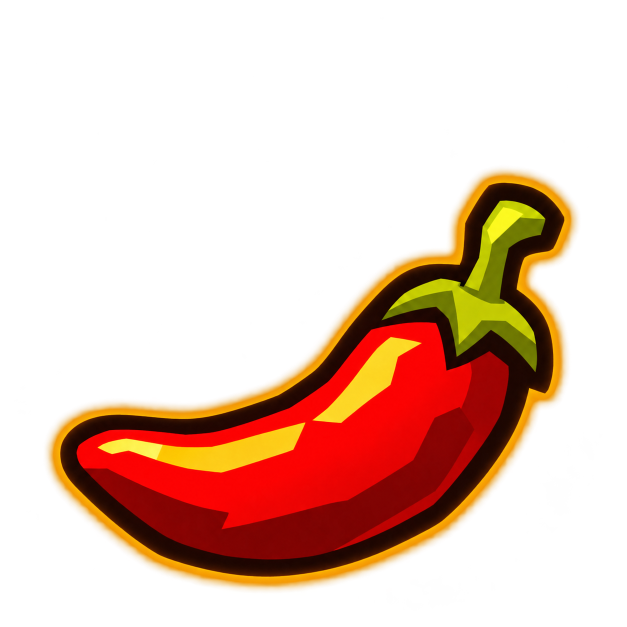
#> input picture mayhem_heat/art/chili/chili_cold.png, 1254 x 1254 px (shown at 1/2 size); its folder holds 5 pictures in this run
$ python make_heat_art.py chili/chili_flame_1.png
#> lines starting #> are read from the running program, lines starting #| are printed output that depends on the picture
#> in main, `atlas = Image.new("RGBA", (AW, AH), (0, 0, 0, 0))`: atlas: PIL image 1024x512 RGBA; every value is 0
"""make_heat_art.py - builds the [mayhem_heat] HUD art: heat_icons.png, an RGBA atlas (straight alpha) embedded in
TODGameplay.dll as the resource HEAT_ICONS, and heat_glyphs.h (the atlas layout for the DLL).

The chili icons are generated art supplied for this mod (art/chili/: chili_cold.png and chili_flame_1..5.png, 1254 x 1254
RGBA, made with an image generator; the prompts are not included). This
script only scales, darkens and shadows them. The edge ring and the label figures are drawn here from code; no game art
is copied.

Layout (1024 x 512):
  y   0..159  six icon cells of CELL x CELL (160) px at x = 160 * i:
                i = 0      cold: the no-flame chili darkened (greyscale, brightness x0.42, alpha x0.75)
                i = 1..5   lit:  the chili with flame level i (slot k of the arc always shows flame k)
              In each cell the FULL square source art is ICON (128) px, inset PAD (16) px, so the soft drop shadow
              (offset 8, 10 px, blur 6, alpha 0.55 at this size = 4, 5 / 3 px for a 64 px icon at 1080p) is not clipped.
              The pepper sits at the same place in every variant (only the flame grows); its centre in the square is
              written to heat_glyphs.h (HEAT_PEPPER_U / _V) so the DLL can put the pepper on the slot centre.
  x 0..255, y 160..415  edge ring - 256 x 256 in the radar texture's UV space (radar.BMP is 128 x 128): a soft ring on the
              disc's rim (centre 0.504 / 0.516, rim radius 0.435: numbers measured from radar.BMP, the art itself is not
              used), white; the DLL colours it red / dark for the top-heat pulse
  x 256..507, y 160..287  the score multiplier label figures "x0123456789." (off by default,
              [mayhem_heat] score_label = 0): two rows of six 42 x 64 cells, bold italic cream-to-gold figures with a dark
              outline, drawn from Windows' Arial Black (rendered, then shaded)

The scaled art gets a mild unsharp mask (60 %, 1 px). The DLL premultiplies the atlas and builds the mip chain itself (box filter in premultiplied space); every downscale here
is done in premultiplied space too, so edges do not fringe.

usage: python -I make_heat_art.py [--preview out.png]   (Pillow + numpy)
"""
import os, sys
import numpy as np
from PIL import Image, ImageFilter

HERE = os.path.dirname(os.path.abspath(__file__))
SRC = os.path.join(HERE, "chili")
OUT = os.path.join(HERE, "heat_icons.png")
HDR = os.path.join(HERE, "heat_glyphs.h")
AW, AH = 1024, 512
CELL, ICON = 160, 128
PAD = (CELL - ICON) // 2
RING_X, RING_Y = 0, 160
GX0, GY0 = 256, 160
# the darkened cold chili and the drop shadow (the numbers picked on the mockup, for a 64 px icon)
COLD_BRIGHT, COLD_ALPHA = 0.42, 0.75
SH_DX, SH_DY, SH_BLUR, SH_ALPHA = 4.0, 5.0, 3.0, 0.55
SH_K = ICON / 64.0
SHARPEN = 60                # unsharp mask percent on the scaled art (radius 1 px)


def premul_resize(img, size):
    a = np.asarray(img.convert("RGBA")).astype(np.float32)
    pm = a.copy(); pm[..., :3] *= a[..., 3:4] / 255.0
    pm_img = Image.fromarray(np.clip(pm + 0.5, 0, 255).astype(np.uint8), "RGBA")
    s = np.asarray(pm_img.resize(size, Image.LANCZOS)).astype(np.float32)
    return s                                             # premultiplied float, 0..255


def unpremul(pm):
    al = pm[..., 3:4]
    rgb = np.where(al > 0, pm[..., :3] * 255.0 / np.maximum(al, 1e-3), 0)
    return Image.fromarray(np.dstack([np.clip(rgb + 0.5, 0, 255), np.clip(pm[..., 3:4] + 0.5, 0, 255)]).astype(np.uint8), "RGBA")


def load_src(name):
#> called with name = 'chili_cold.png'
    im = Image.open(os.path.join(SRC, name)).convert("RGBA")
#> im is the input picture: PIL image 1254x1254 RGBA; mean R, G, B, A 52.7, 18.8, 0.9, 69.3
    a = np.asarray(im).astype(np.float32)
    # the generator leaves faint speckle (alpha 1..5) over the empty canvas: clear it with a soft knee
    al = a[..., 3]
    a[..., 3] = np.clip((al - 4.0) * (255.0 / 251.0), 0, 255)
    return Image.fromarray(np.clip(a, 0, 255).astype(np.uint8), "RGBA")


def cell(name, cold):
    """one CELL x CELL icon: the source square at ICON px, inset PAD, over its drop shadow (premultiplied float)"""
    pm = premul_resize(load_src(name), (ICON, ICON))
    # a mild unsharp mask: the HUD shows the cell at about half this size (mip 1, box filtered), which softens it
    img = Image.fromarray(np.clip(pm + 0.5, 0, 255).astype(np.uint8), "RGBA")
    pm = np.asarray(img.filter(ImageFilter.UnsharpMask(radius=1.0, percent=SHARPEN, threshold=0))).astype(np.float32)
#> pm: shape (128, 128, 4) float32
    pm[..., :3] = np.minimum(pm[..., :3], pm[..., 3:4])     # still a valid premultiplied colour
#> pm: shape (128, 128, 4) float32; mean R, G, B, A 44, 14.9, 0.9, 68.8
    if cold:
        rgb = pm[..., :3]
        grey = rgb[..., 0:1] * 0.299 + rgb[..., 1:2] * 0.587 + rgb[..., 2:3] * 0.114
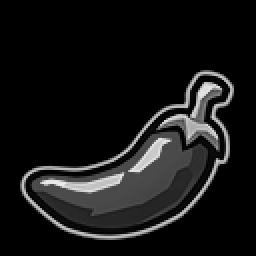
#> grey: shape (128, 128, 1) float32 (shown 2 times larger); min 0, max 236.7, mean 22
        pm = np.dstack([np.repeat(grey, 3, -1) * COLD_BRIGHT, pm[..., 3:4]]) * COLD_ALPHA
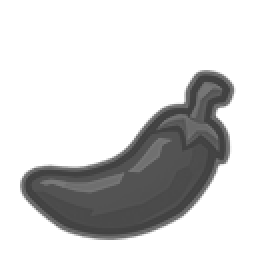
#> pm: shape (128, 128, 4) float32 (shown 2 times larger); mean R, G, B, A 6.9, 6.9, 6.9, 51.6; transparent parts drawn white
    art = np.zeros((CELL, CELL, 4), np.float32)
    art[PAD:PAD + ICON, PAD:PAD + ICON] = pm
    # shadow: the icon's alpha moved down-right and blurred, black
    al = Image.fromarray(np.clip(art[..., 3] + 0.5, 0, 255).astype(np.uint8), "L")
#> al: PIL image 160x160 L
    al = al.transform(al.size, Image.AFFINE, (1, 0, -SH_DX * SH_K, 0, 1, -SH_DY * SH_K), resample=Image.BILINEAR)
    al = al.filter(ImageFilter.GaussianBlur(SH_BLUR * SH_K))
    sh = np.asarray(al).astype(np.float32) * SH_ALPHA
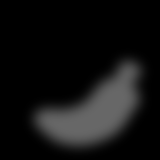
#> sh: shape (160, 160) float32; min 0, max 104, mean 18.2
    out = art.copy()                                      # art over shadow (premultiplied "over")
    out[..., 3] = art[..., 3] + sh * (1.0 - art[..., 3] / 255.0)
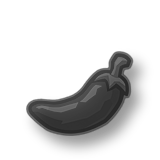
#> out: shape (160, 160, 4) float32; mean R, G, B, A 4.4, 4.4, 4.4, 42.4; transparent parts drawn white
    return out


# [21 lines left out: functions pepper_centre, ring, not called in this run]


GLYPHS = "x0123456789."
CELL_W, CELL_H = 42, 64
FONT = os.path.join(os.environ.get("WINDIR", "C:/Windows"), "Fonts", "ariblk.ttf")


# [71 lines left out: functions glyph, glyphs, write_header, not called in this run]


def main():
    atlas = Image.new("RGBA", (AW, AH), (0, 0, 0, 0))
    names = ["chili_cold.png"] + ["chili_flame_%d.png" % k for k in range(1, 6)]
    for i, n in enumerate(names):
        atlas.paste(unpremul(cell(n, i == 0)), (i * CELL, 0))
#> in unpremul, `al = pm[..., 3:4]`:
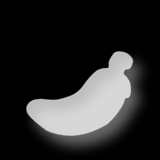
#> al: shape (160, 160, 1) float32; min 0, max 217.1, mean 42.4
#> in unpremul, `rgb = np.where(al > 0, pm[..., :3] * 255.0 / np.maximum(al, 1e-3), 0)`:
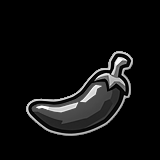
#> rgb: shape (160, 160, 3) float32; min 0, max 95.61, mean 5.7; drawn with min black and max white
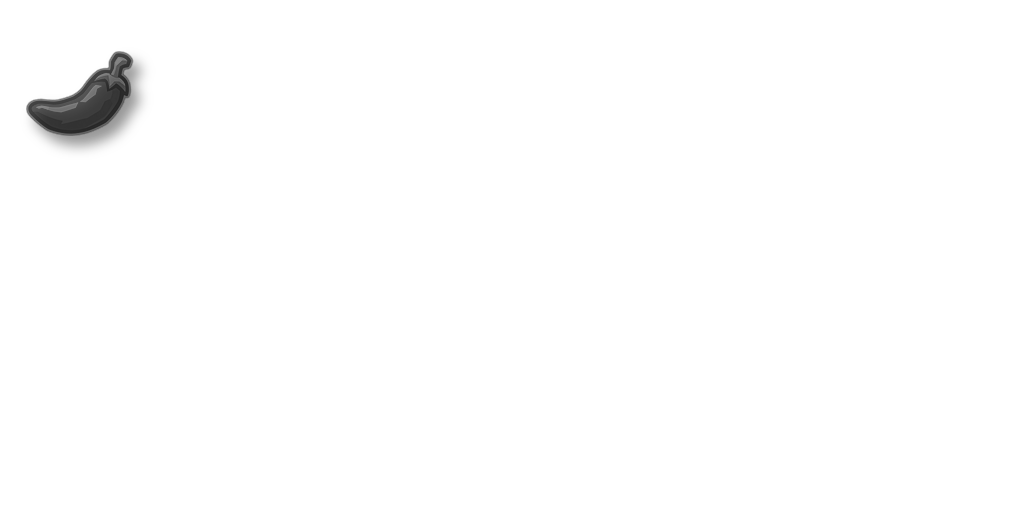
#> atlas: PIL image 1024x512 RGBA; mean R, G, B, A 0.3, 0.3, 0.3, 2.1; transparent parts drawn white
#> pass 2 of the loop in main, `for i, n in enumerate(names):`:
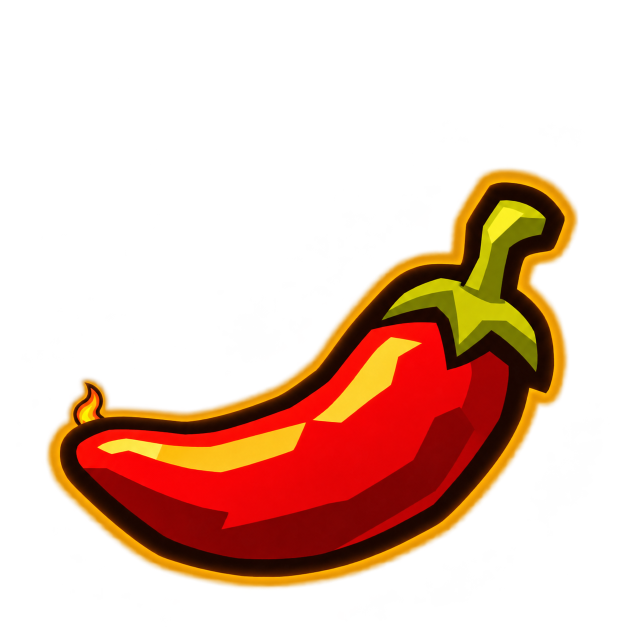
#> input picture mayhem_heat/art/chili/chili_flame_1.png, 1254 x 1254 px (shown at 1/2 size)
#> in load_src, im is the input picture: PIL image 1254x1254 RGBA; mean R, G, B, A 51.3, 18, 1.2, 70.3
#> in unpremul (call 2), `rgb = np.where(al > 0, pm[..., :3] * 255.0 / np.maximum(al, 1e-3), 0)`:
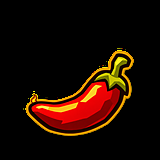
#> rgb: shape (160, 160, 3) float32; mean R, G, B 30.1, 11, 0.8
#> in main, `atlas.paste(unpremul(cell(n, i == 0)), (i * CELL, 0))`:
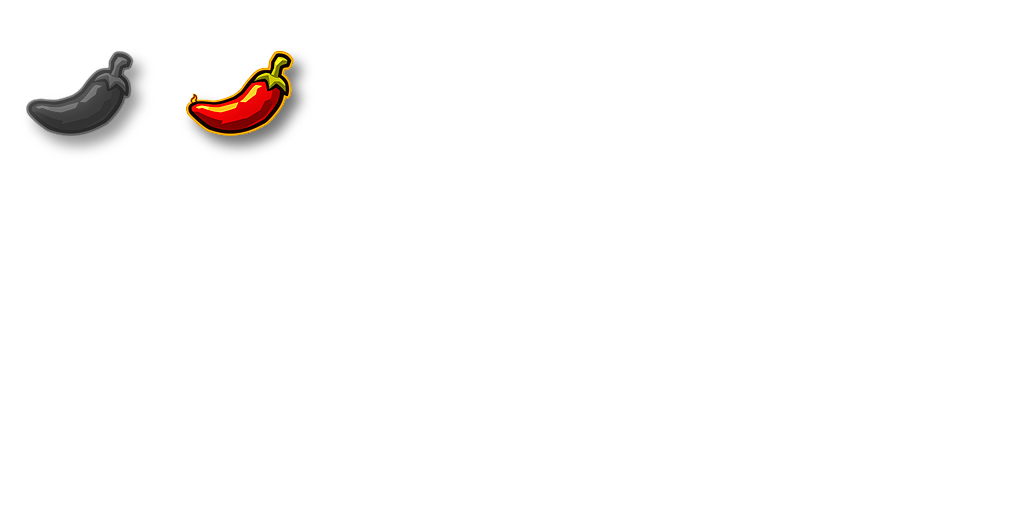
#> atlas: PIL image 1024x512 RGBA; mean R, G, B, A 1.7, 0.8, 0.3, 4.7; transparent parts drawn white
    atlas.paste(ring(), (RING_X, RING_Y))
    rows = glyphs(atlas)
    pu, pv = pepper_centre()
    write_header(rows, pu, pv)
    atlas.save(OUT, optimize=True)
    print("wrote", OUT, os.path.getsize(OUT), "bytes; pepper centre %.4f %.4f" % (pu, pv))
    if "--preview" in sys.argv:
        out = sys.argv[sys.argv.index("--preview") + 1]
        bg = Image.new("RGBA", (1100, 260), (176, 150, 112, 255))
        for i in range(6):
            c = atlas.crop((i * CELL, 0, (i + 1) * CELL, CELL))
            bg.alpha_composite(c, (10 + i * 170, 10))
            bg.alpha_composite(c.resize((80, 80), Image.LANCZOS), (10 + i * 170, 175))
        bg.save(out); print("preview", out)


if __name__ == "__main__":
#> (the run stopped early here; a loop or call above may not have finished)
